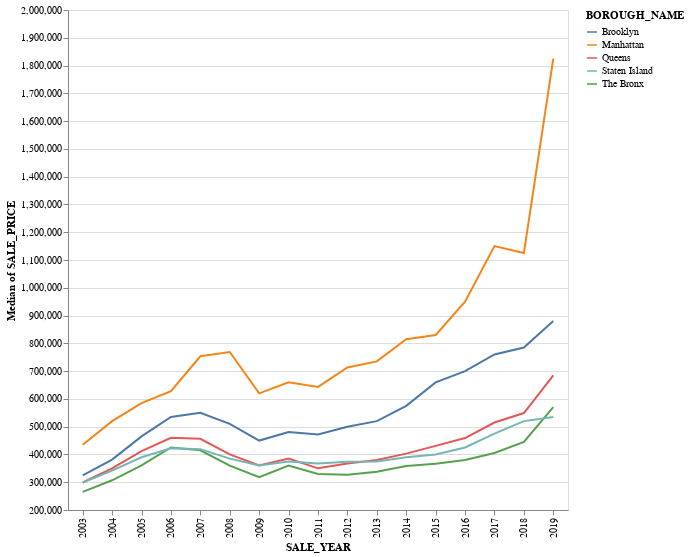

Notebook code for this chart:
### Code cell
alt.Chart(df_temp).mark_line(clip=True).encode(
    y = alt.Y('median(SALE_PRICE)', scale=alt.Scale(domain=[200000, 2000000])),
    x = 'SALE_YEAR:O',
    color = 'BOROUGH_NAME'
).properties(width=500, height=500)

### Figure 1 — Vega specification as saved in the notebook (floating-point values rounded to 4 significant figures)
{"$schema": "https://vega.github.io/schema/vega/v5.json", "data": [{"name": "source_0", "values": [{"SALE_YEAR": 2003, "BOROUGH_NAME": "Manhattan", "median_SALE_PRICE": 435051}, {"SALE_YEAR": 2003, "BOROUGH_NAME": "The Bronx", "median_SALE_PRICE": 265000}, {"SALE_YEAR": 2003, "BOROUGH_NAME": "Brooklyn", "median_SALE_PRICE": 325000}, {"SALE_YEAR": 2003, "BOROUGH_NAME": "Queens", "median_SALE_PRICE": 299000}, {"SALE_YEAR": 2003, "BOROUGH_NAME": "Staten Island", "median_SALE_PRICE": 299130}, {"SALE_YEAR": 2004, "BOROUGH_NAME": "Manhattan", "median_SALE_PRICE": 520000}, {"SALE_YEAR": 2004, "BOROUGH_NAME": "The Bronx", "median_SALE_PRICE": 306940}, {"SALE_YEAR": 2004, "BOROUGH_NAME": "Brooklyn", "median_SALE_PRICE": 381444}, {"SALE_YEAR": 2004, "BOROUGH_NAME": "Queens", "median_SALE_PRICE": 349830}, {"SALE_YEAR": 2004, "BOROUGH_NAME": "Staten Island", "median_SALE_PRICE": 342000}, {"SALE_YEAR": 2005, "BOROUGH_NAME": "Manhattan", "median_SALE_PRICE": 585000}, {"SALE_YEAR": 2005, "BOROUGH_NAME": "The Bronx", "median_SALE_PRICE": 360500}, {"SALE_YEAR": 2005, "BOROUGH_NAME": "Brooklyn", "median_SALE_PRICE": 465000}, {"SALE_YEAR": 2005, "BOROUGH_NAME": "Queens", "median_SALE_PRICE": 412000}, {"SALE_YEAR": 2005, "BOROUGH_NAME": "Staten Island", "median_SALE_PRICE": 390000}, {"SALE_YEAR": 2006, "BOROUGH_NAME": "Manhattan", "median_SALE_PRICE": 628000}, {"SALE_YEAR": 2006, "BOROUGH_NAME": "The Bronx", "median_SALE_PRICE": 425000}, {"SALE_YEAR": 2006, "BOROUGH_NAME": "Brooklyn", "median_SALE_PRICE": 535000}, {"SALE_YEAR": 2006, "BOROUGH_NAME": "Queens", "median_SALE_PRICE": 460000}, {"SALE_YEAR": 2006, "BOROUGH_NAME": "Staten Island", "median_SALE_PRICE": 422000}, {"SALE_YEAR": 2007, "BOROUGH_NAME": "Manhattan", "median_SALE_PRICE": 753505}, {"SALE_YEAR": 2007, "BOROUGH_NAME": "The Bronx", "median_SALE_PRICE": 415000}, {"SALE_YEAR": 2007, "BOROUGH_NAME": "Brooklyn", "median_SALE_PRICE": 550000}, {"SALE_YEAR": 2007, "BOROUGH_NAME": "Queens", "median_SALE_PRICE": 456300}, {"SALE_YEAR": 2007, "BOROUGH_NAME": "Staten Island", "median_SALE_PRICE": 419000}, {"SALE_YEAR": 2008, "BOROUGH_NAME": "Manhattan", "median_SALE_PRICE": 768778}, {"SALE_YEAR": 2008, "BOROUGH_NAME": "The Bronx", "median_SALE_PRICE": 359900}, {"SALE_YEAR": 2008, "BOROUGH_NAME": "Brooklyn", "median_SALE_PRICE": 510000}, {"SALE_YEAR": 2008, "BOROUGH_NAME": "Queens", "median_SALE_PRICE": 400154}, {"SALE_YEAR": 2008, "BOROUGH_NAME": "Staten Island", "median_SALE_PRICE": 385000}, {"SALE_YEAR": 2009, "BOROUGH_NAME": "Manhattan", "median_SALE_PRICE": 620000}, {"SALE_YEAR": 2009, "BOROUGH_NAME": "The Bronx", "median_SALE_PRICE": 318000}, {"SALE_YEAR": 2009, "BOROUGH_NAME": "Brooklyn", "median_SALE_PRICE": 450000}, {"SALE_YEAR": 2009, "BOROUGH_NAME": "Queens", "median_SALE_PRICE": 360000}, {"SALE_YEAR": 2009, "BOROUGH_NAME": "Staten Island", "median_SALE_PRICE": 360000}, {"SALE_YEAR": 2010, "BOROUGH_NAME": "Manhattan", "median_SALE_PRICE": 660000}, {"SALE_YEAR": 2010, "BOROUGH_NAME": "The Bronx", "median_SALE_PRICE": 360000}, {"SALE_YEAR": 2010, "BOROUGH_NAME": "Brooklyn", "median_SALE_PRICE": 481000}, {"SALE_YEAR": 2010, "BOROUGH_NAME": "Queens", "median_SALE_PRICE": 385000}, {"SALE_YEAR": 2010, "BOROUGH_NAME": "Staten Island", "median_SALE_PRICE": 375000}, {"SALE_YEAR": 2011, "BOROUGH_NAME": "Manhattan", "median_SALE_PRICE": 643288}, {"SALE_YEAR": 2011, "BOROUGH_NAME": "The Bronx", "median_SALE_PRICE": 330000}, {"SALE_YEAR": 2011, "BOROUGH_NAME": "Brooklyn", "median_SALE_PRICE": 471700}, {"SALE_YEAR": 2011, "BOROUGH_NAME": "Queens", "median_SALE_PRICE": 350000}, {"SALE_YEAR": 2011, "BOROUGH_NAME": "Staten Island", "median_SALE_PRICE": 367250}, {"SALE_YEAR": 2012, "BOROUGH_NAME": "Manhattan", "median_SALE_PRICE": 713000}, {"SALE_YEAR": 2012, "BOROUGH_NAME": "The Bronx", "median_SALE_PRICE": 327300}, {"SALE_YEAR": 2012, "BOROUGH_NAME": "Brooklyn", "median_SALE_PRICE": 500000}, {"SALE_YEAR": 2012, "BOROUGH_NAME": "Queens", "median_SALE_PRICE": 367000}, {"SALE_YEAR": 2012, "BOROUGH_NAME": "Staten Island", "median_SALE_PRICE": 374055}, {"SALE_YEAR": 2013, "BOROUGH_NAME": "Manhattan", "median_SALE_PRICE": 735000}, {"SALE_YEAR": 2013, "BOROUGH_NAME": "The Bronx", "median_SALE_PRICE": 337750}, {"SALE_YEAR": 2013, "BOROUGH_NAME": "Brooklyn", "median_SALE_PRICE": 520000}, {"SALE_YEAR": 2013, "BOROUGH_NAME": "Queens", "median_SALE_PRICE": 380000}, {"SALE_YEAR": 2013, "BOROUGH_NAME": "Staten Island", "median_SALE_PRICE": 375000}, {"SALE_YEAR": 2014, "BOROUGH_NAME": "Manhattan", "median_SALE_PRICE": 814600}, {"SALE_YEAR": 2014, "BOROUGH_NAME": "The Bronx", "median_SALE_PRICE": 358000}, {"SALE_YEAR": 2014, "BOROUGH_NAME": "Brooklyn", "median_SALE_PRICE": 575000}, {"SALE_YEAR": 2014, "BOROUGH_NAME": "Queens", "median_SALE_PRICE": 403000}, {"SALE_YEAR": 2014, "BOROUGH_NAME": "Staten Island", "median_SALE_PRICE": 390000}, {"SALE_YEAR": 2015, "BOROUGH_NAME": "Manhattan", "median_SALE_PRICE": 830000}, {"SALE_YEAR": 2015, "BOROUGH_NAME": "The Bronx", "median_SALE_PRICE": 366764}, {"SALE_YEAR": 2015, "BOROUGH_NAME": "Brooklyn", "median_SALE_PRICE": 659250}, {"SALE_YEAR": 2015, "BOROUGH_NAME": "Queens", "median_SALE_PRICE": 430950}, {"SALE_YEAR": 2015, "BOROUGH_NAME": "Staten Island", "median_SALE_PRICE": 400000}, {"SALE_YEAR": 2016, "BOROUGH_NAME": "Manhattan", "median_SALE_PRICE": 950000}, {"SALE_YEAR": 2016, "BOROUGH_NAME": "The Bronx", "median_SALE_PRICE": 380000}, {"SALE_YEAR": 2016, "BOROUGH_NAME": "Brooklyn", "median_SALE_PRICE": 700000}, {"SALE_YEAR": 2016, "BOROUGH_NAME": "Queens", "median_SALE_PRICE": 459000}, {"SALE_YEAR": 2016, "BOROUGH_NAME": "Staten Island", "median_SALE_PRICE": 425000}, {"SALE_YEAR": 2017, "BOROUGH_NAME": "Manhattan", "median_SALE_PRICE": 1150000}, {"SALE_YEAR": 2017, "BOROUGH_NAME": "The Bronx", "median_SALE_PRICE": 405000}, {"SALE_YEAR": 2017, "BOROUGH_NAME": "Brooklyn", "median_SALE_PRICE": 760000}, {"SALE_YEAR": 2017, "BOROUGH_NAME": "Queens", "median_SALE_PRICE": 515000}, {"SALE_YEAR": 2017, "BOROUGH_NAME": "Staten Island", "median_SALE_PRICE": 475000}, {"SALE_YEAR": 2018, "BOROUGH_NAME": "Manhattan", "median_SALE_PRICE": 1125000}, {"SALE_YEAR": 2018, "BOROUGH_NAME": "The Bronx", "median_SALE_PRICE": 445000}, {"SALE_YEAR": 2018, "BOROUGH_NAME": "Brooklyn", "median_SALE_PRICE": 785000}, {"SALE_YEAR": 2018, "BOROUGH_NAME": "Queens", "median_SALE_PRICE": 549000}, {"SALE_YEAR": 2018, "BOROUGH_NAME": "Staten Island", "median_SALE_PRICE": 520000}, {"SALE_YEAR": 2019, "BOROUGH_NAME": "Manhattan", "median_SALE_PRICE": 1825000}, {"SALE_YEAR": 2019, "BOROUGH_NAME": "The Bronx", "median_SALE_PRICE": 570000}, {"SALE_YEAR": 2019, "BOROUGH_NAME": "Brooklyn", "median_SALE_PRICE": 880000}, {"SALE_YEAR": 2019, "BOROUGH_NAME": "Queens", "median_SALE_PRICE": 685000}, {"SALE_YEAR": 2019, "BOROUGH_NAME": "Staten Island", "median_SALE_PRICE": 535000}]}, {"name": "source_0_x_domain_SALE_YEAR", "values": [{"SALE_YEAR": 2003}, {"SALE_YEAR": 2004}, {"SALE_YEAR": 2005}, {"SALE_YEAR": 2006}, {"SALE_YEAR": 2007}, {"SALE_YEAR": 2008}, {"SALE_YEAR": 2009}, {"SALE_YEAR": 2010}, {"SALE_YEAR": 2011}, {"SALE_YEAR": 2012}, {"SALE_YEAR": 2013}, {"SALE_YEAR": 2014}, {"SALE_YEAR": 2015}, {"SALE_YEAR": 2016}, {"SALE_YEAR": 2017}, {"SALE_YEAR": 2018}, {"SALE_YEAR": 2019}]}, {"name": "source_0_color_domain_BOROUGH_NAME", "values": [{"BOROUGH_NAME": "Manhattan"}, {"BOROUGH_NAME": "The Bronx"}, {"BOROUGH_NAME": "Brooklyn"}, {"BOROUGH_NAME": "Queens"}, {"BOROUGH_NAME": "Staten Island"}]}], "marks": [{"type": "group", "name": "pathgroup", "from": {"facet": {"data": "source_0", "name": "faceted_path_main", "groupby": ["BOROUGH_NAME"]}}, "encode": {"update": {"width": {"field": {"signal": null, "datum": null, "group": "width", "parent": null}}, "height": {"field": {"signal": null, "datum": null, "group": "height", "parent": null}}}}, "marks": [{"type": "line", "name": "marks", "from": {"data": "faceted_path_main"}, "sort": {"field": "x"}, "encode": {"update": {"y": {"field": "median_SALE_PRICE", "scale": "y"}, "x": {"field": "SALE_YEAR", "scale": "x"}, "stroke": {"field": "BOROUGH_NAME", "scale": "color"}, "defined": {"signal": "isValid(datum[\"median_SALE_PRICE\"]) && isFinite(+datum[\"median_SALE_PRICE\"])"}}}, "clip": true, "style": ["line"]}]}], "scales": [{"name": "x", "type": "point", "domain": {"data": "source_0_x_domain_SALE_YEAR", "field": "SALE_YEAR", "sort": true}, "range": [0, {"signal": "width"}], "padding": 0.5}, {"name": "y", "type": "linear", "domain": [200000, 2000000], "range": [{"signal": "height"}, 0], "zero": false}, {"name": "color", "type": "ordinal", "domain": {"data": "source_0_color_domain_BOROUGH_NAME", "field": "BOROUGH_NAME", "sort": true}, "range": "category"}], "axes": [{"scale": "y", "gridScale": "x", "grid": true, "aria": false, "domain": false, "orient": "left", "tickCount": {"signal": "ceil(height/40)"}, "zindex": 0, "labels": false, "minExtent": 0, "ticks": false, "maxExtent": 0}, {"scale": "x", "labelAlign": "right", "labelAngle": 270, "orient": "bottom", "zindex": 0, "title": "SALE_YEAR", "labelBaseline": "middle", "grid": false}, {"scale": "y", "tickCount": {"signal": "ceil(height/40)"}, "zindex": 0, "grid": false, "orient": "left", "title": "Median of SALE_PRICE", "labelOverlap": true}], "legends": [{"stroke": "color", "symbolType": "stroke", "title": "BOROUGH_NAME"}], "height": 500, "width": 500, "padding": 5, "style": "cell", "background": "white"}
